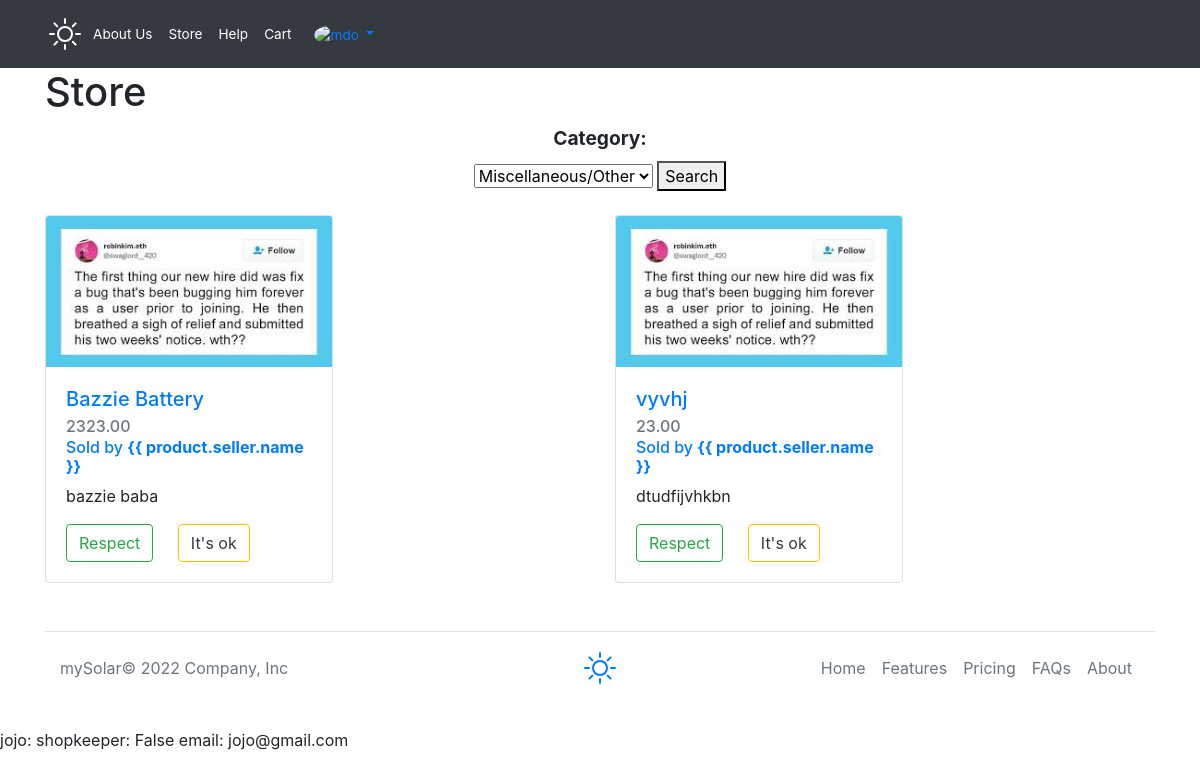
The app's page /shop (signed in) with its own data.
### mySolarApp/models.py (models this page shows, shortened)
class Product(models.Model):
    def close_product(self):
        self.is_closed = True
        self.save()
    """
    Product model

    stores info about products
    stores info about seller
    has title and picture of item (could later change it to accomodate multiple pictures)
    short and long description of the product (one is to be seen on the store page, the other is visible on the moreInfo about product page)
    stores the product in a category for search optimization
    has fields to check if it is still in stock or is closed (in the case that someone tries to access it and they try to buy an item thats closed)
    """
    SLP = "SLP"  # solar panels
    BAT = "BAT"  # batteries
    INV = "INV"  # inverters
    CHA_CTRL = "CHA_CTRL"  # charge controllers
    WAT_PUMPS = "WAT_PUMPS"  # water pumps
    ACC = "ACC"  # accessories
    TOOLS = "TOOLS"  # tools
    MISC = "MISC"  # miscellaneous
    CATEGORY = [
        (SLP, "Solar Panels"),
        (BAT, "Batteries"),
        (INV, "Inverters"),
        (CHA_CTRL, "Charge Controllers"),
        (WAT_PUMPS, "Water Pumps"),
        (ACC, "Accessories"),
        (TOOLS, "Tools"),
        (MISC, "Miscellaneous/Other"),
    ]
    seller = models.ForeignKey(
        Profile, on_delete=models.SET(close_product), related_name="product_seller")
    title = models.CharField(max_length=64)
    pic = models.ImageField(blank=True, height_field=None,
                            width_field=None, upload_to='product_images')
    short_desc = models.CharField("Short Description", max_length=150)
    long_desc = models.CharField("Long Description", max_length=5000)
    category = models.CharField(max_length=10, choices=CATEGORY, default=MISC)
    price = models.DecimalField(max_digits=6, decimal_places=2)
    in_stock = models.BooleanField(default=True)
    is_closed = models.BooleanField(default=False)

class User(AbstractUser):
    beSellerFormSubmitted = models.BooleanField(default=False)
    contact_info = models.CharField(max_length=15, blank=True)
    is_shopkeeper = models.BooleanField(default=False)
    def __str__(self):
        return f'{self.username}: shopkeeper: {self.is_shopkeeper} email: {self.email}'

### mySolarApp/views.py (the view)
# urls.py: path("shop", shop, name="shop"),
def shop(request):
    f = Product.objects.all()
    categoryForm = categoryProductsForm()
    if len(f) != 0:
        context = {
            "products": f,
            "categoryForm": categoryForm
        }
    else:
        context = {"products": "None"}
    return render(request, "mySolar/store.html", context)

### mySolarApp/forms.py
class categoryProductsForm(forms.ModelForm):
    class Meta:
        model = Product
        fields = {"category"}

### mySolarApp/templates/mySolar/store.html (shortened to what this page needs)
{% extends 'mySolar/layout.html' %}
{% load static %}
{% block body %}
<h1>Store</h1>
<form action="categoryProducts" method="POST">
  {{categoryForm}}
  <button type="submit">Search</button>
</form>
<br>
<div class="row row-cols-1 row-cols-md-2 row-cols-lg-4 mb-3 ">
  {% for product in products %}
  <div class="col mb-4">
    <a href="{% url 'product' product.pk %}">
      <div class="card" style="width: 18rem;">
        <img src="{% static 'respect1000.jpg' %}" class="card-img-top" alt="...">
        <div class="card-body">
          <h5 class="card-title">{{ product.title }}</h5>
          <h6 class="card-subtitle mb-2 text-muted">{{ product.price }}</h6>
          <h6 class="card-subtitle mb-2 text-muted">Sold by <a href="{% url 'sellerInfo' product.seller.pk %}"><b>{{
                product.seller.name }}</b></a></h6>
          <p class="card-text">{{ product.short_desc }}</p>
          <a href="#" class="btn btn-outline-success card-link">Respect</a>
          <a href="#" class="btn btn-outline-warning text-dark card-link">It's ok</a>
        </div>
      </div>
    </a>
  </div>
  {% endfor %}
</div>
{% endblock %}

### mySolarApp/templates/mySolar/layout.html (shortened to what this page needs)
<!DOCTYPE html>
<html>
<head>
  {% load static %}
  <link href="{% static 'mySolar/bootstrap.min.css' %}" rel="stylesheet">
  <link rel="stylesheet" href="{% static 'mySolar/index.css' %}">
</head>
<body>
  {% if request.user.is_authenticated == False %}
  <header id="UNAUTHORIZED" class="p-3 bg-dark text-white">
    <div class="container text-small">
      <div class="d-flex flex-wrap align-items-center justify-content-center justify-content-lg-start">
        <a href="/" class="d-flex align-items-center mb-2 mb-lg-0 text-white text-decoration-none">
          <svg xmlns="http://www.w3.org/2000/svg" class="bi me-2" width="40" height="32" role="img" aria-label="mySolar"
            fill="currentColor" class="bi bi-brightness-high" viewBox="0 0 16 16">
            <path
              d="M8 11a3 3 0 1 1 0-6 3 3 0 0 1 0 6zm0 1a4 4 0 1 0 0-8 4 4 0 0 0 0 8zM8 0a.5.5 0 0 1 .5.5v2a.5.5 0 0 1-1 0v-2A.5.5 0 0 1 8 0zm0 13a.5.5 0 0 1 .5.5v2a.5.5 0 0 1-1 0v-2A.5.5 0 0 1 8 13zm8-5a.5.5 0 0 1-.5.5h-2a.5.5 0 0 1 0-1h2a.5.5 0 0 1 .5.5zM3 8a.5.5 0 0 1-.5.5h-2a.5.5 0 0 1 0-1h2A.5.5 0 0 1 3 8zm10.657-5.657a.5.5 0 0 1 0 .707l-1.414 1.415a.5.5 0 1 1-.707-.708l1.414-1.414a.5.5 0 0 1 .707 0zm-9.193 9.193a.5.5 0 0 1 0 .707L3.05 13.657a.5.5 0 0 1-.707-.707l1.414-1.414a.5.5 0 0 1 .707 0zm9.193 2.121a.5.5 0 0 1-.707 0l-1.414-1.414a.5.5 0 0 1 .707-.707l1.414 1.414a.5.5 0 0 1 0 .707zM4.464 4.465a.5.5 0 0 1-.707 0L2.343 3.05a.5.5 0 1 1 .707-.707l1.414 1.414a.5.5 0 0 1 0 .708z" />
          </svg>
        </a>
        <ul class="nav col-12 col-lg-auto me-lg-auto mb-2 justify-content-center mb-md-0">
          <li><a href="{% url 'about' %}" class="nav-link px-2 text-white">About Us</a></li>
          <li><a href="{% url 'shop' %}" class="nav-link px-2 text-white">Store</a></li>
          <li><a href="{% url 'help' %}" class="nav-link px-2 text-white">Help</a></li>
          <li><a href="#" class="nav-link px-2 text-white">Cart</a></li>
        </ul>
        <div class="text-end">
          <a href="{% url 'login' %}"><button type="button" class="btn btn-outline-light me-2">Login</button></a>
          <a href="{% url 'register' %}"><button type="button" class="btn btn-warning">Sign-up</button></a>
        </div>
      </div>
    </div>
  </header>
  {% else %}
  {% if request.user.is_shopkeeper == False %}
  <header id="AUTHORIZED_BUYER" class="p-3 bg-dark text-white">
    <div class="container text-small">
      <div class="d-flex flex-wrap align-items-center justify-content-center justify-content-lg-start">
        <a href="/" class="d-flex align-items-center mb-2 mb-lg-0 text-white text-decoration-none">
        </a>
        <ul class="nav col-12 col-lg-auto me-lg-auto mb-2 justify-content-center mb-md-0">
          <li><a href="{% url 'about' %}" class="nav-link px-2 text-white">About Us</a></li>
          <li><a href="{% url 'shop' %}" class="nav-link px-2 text-white">Store</a></li>
          <li><a href="{% url 'help' %}" class="nav-link px-2 text-white">Help</a></li>
          <li><a href="#" class="nav-link px-2 text-white">Cart</a></li>
        </ul>
        <div class="dropdown text-end">
          <a href="#" class="d-block link-light text-decoration-none dropdown-toggle" id="dropdownUser1"
            data-bs-toggle="dropdown" aria-expanded="false">
            <img src="https://github.com/mdo.png" alt="mdo" width="32" height="32" class="rounded-circle">
          </a>
        </div>
      </div>
    </div>
  </header>
  {% endif %}
  {% endif %}
  <main class="container">
    {% block body %}
    {% endblock %}
  </main>
</body>
<div class="container">
  <footer class="d-flex flex-wrap justify-content-between align-items-center py-3 my-4 border-top">
    <p class="col-md-4 mb-0 text-muted">mySolar© 2022 Company, Inc</p>
    <a href="/"
      class="col-md-4 d-flex align-items-center justify-content-center mb-3 mb-md-0 me-md-auto link-dark text-decoration-none">
    </a>
    <ul class="nav col-md-4 justify-content-end">
      <li class="nav-item"><a href="/" class="nav-link px-2 text-muted">Home</a></li>
      <li class="nav-item"><a href="#" class="nav-link px-2 text-muted">Features</a></li>
      <li class="nav-item"><a href="#" class="nav-link px-2 text-muted">Pricing</a></li>
      <li class="nav-item"><a href="{% url 'help' %}" class="nav-link px-2 text-muted">FAQs</a></li>
      <li class="nav-item"><a href="{% url 'about' %}" class="nav-link px-2 text-muted">About</a></li>
    </ul>
  </footer>
</div>
{{ request.user }}
</html>

### mySolarApp/static/mySolar/index.css (style rules this page uses)
* { box-sizing: border-box; }
label { font-size: 1.2rem; display: block; font-weight: bold; }
form { text-align: center; margin: auto auto; }
.text-small { font-size: 85%; }
.dropdown-toggle { outline: 0; }

### records on screen
Product: title "Bazzie Battery", price "2323.00", short_desc "bazzie baba"
Product: title "vyvhj", price "23.00", short_desc "dtudfijvhkbn"
User: user "jojo: shopkeeper: False email: jojo@gmail.com"
